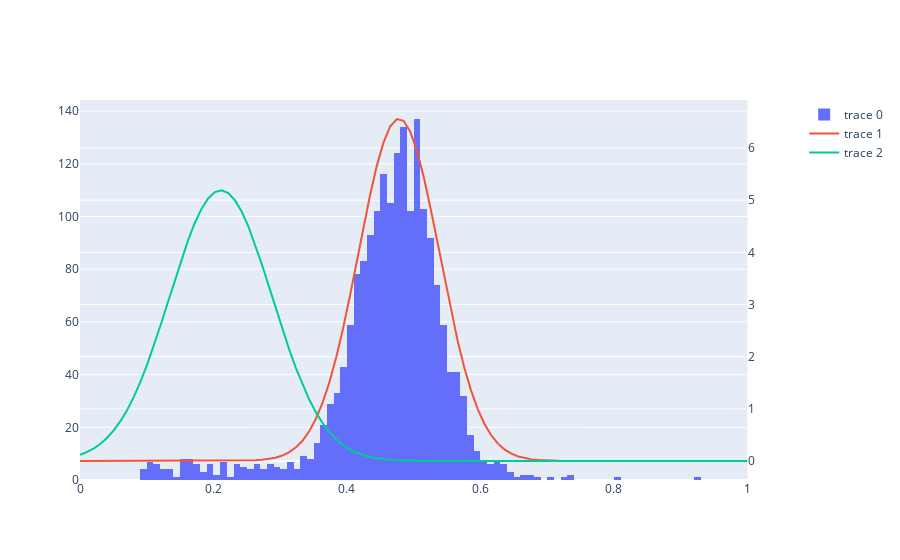

This figure's notebook cell:
### Code cell
gm,freqs = vcf_to_mix_model(vcf_file,plot=True,return_freqs=True,tail_cutoff=0.05)
